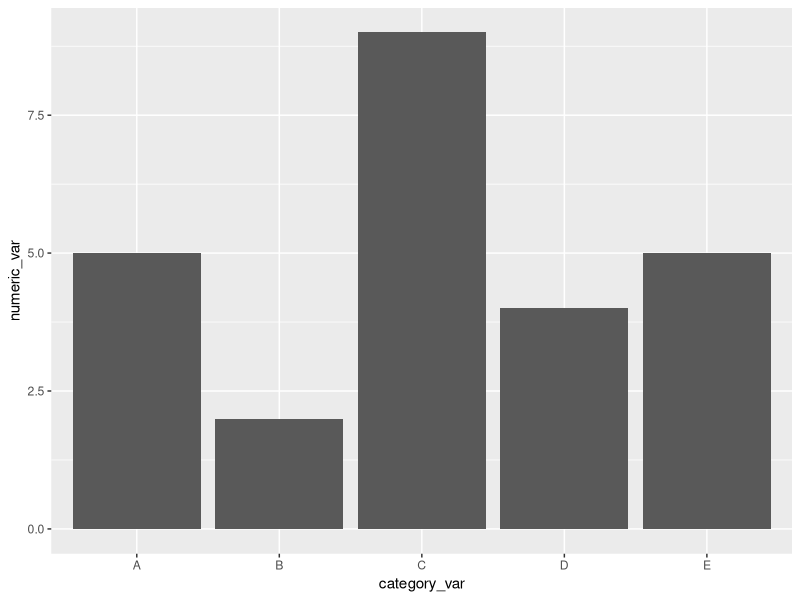

Recreate this plot in R. (Note: this script raises an error after producing the figure.)
library(ggplot2)

df.dummy_data <- data.frame(category_var = c("A", "B", "C", "D", "E"),
                            numeric_var = c(5,2,9,4,5))


## BASIC BARCHART SYNTAX
ggplot(data=df.dummy_data, aes(x=category_var, y=numeric_var)) +
  geom_bar(stat="identity") # stat="identity" means that using y axes as the value


## COUNT OF RECORDS
### using san francisco crime data set
ggplot(data=df.sf_crime, aes(x=hour)) +
  geom_bar(stat="bin") # bin is default


## FLIP AXES
### coord_flip()
### diamonds is a built in dataset
ggplot(data=diamonds, aes(x=cut)) +
  geom_bar(stat="bin") # bin is default

ggplot(data=diamonds, aes(x=cut)) +
  geom_bar(stat="bin") +
  coord_flip() # flip x to y

## ADDING COLOR
### can use hexadecimals
### fill=NA make it hollow
ggplot(data=diamonds, aes(x=cut)) +
  geom_bar(size=2, fill="dark blue", color="red", stat="bin") +
  coord_flip() # flip x to y


## ADDING WIDTH
ggplot(data=diamonds, aes(x=cut)) +
  geom_bar(width=.9, stat="bin") +
  coord_flip() # flip x to y
